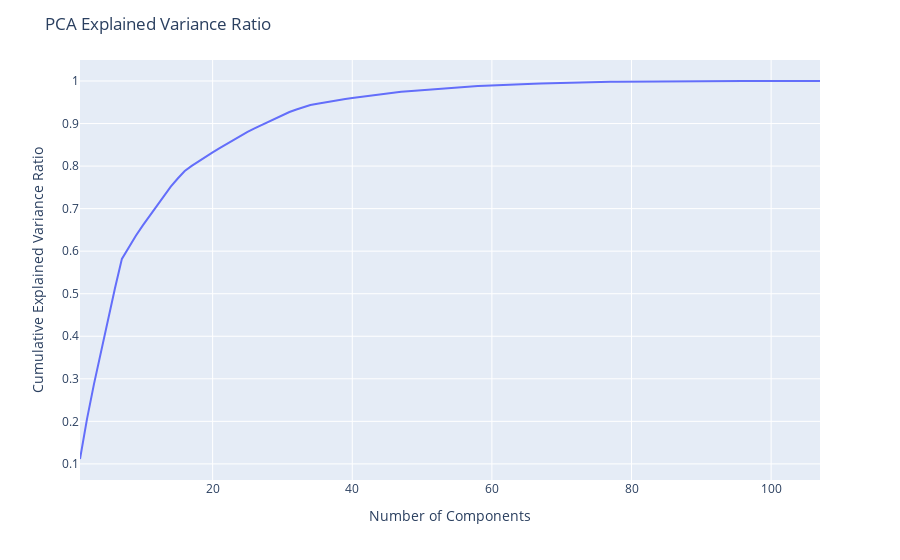

Notebook code for this chart:
### Markdown cell above
## Clustering

### Code cell
# PCA
pca = PCA().fit(X_scaled)
# plot in plotly
fig = px.line(x=range(1, len(pca.explained_variance_ratio_)+1), y=np.cumsum(pca.explained_variance_ratio_))
fig.update_layout(title='PCA Explained Variance Ratio')
fig.update_xaxes(title_text='Number of Components')
fig.update_yaxes(title_text='Cumulative Explained Variance Ratio')
fig.show()

### Figure 1 — Plotly figure (JSON) as saved in the notebook; plotly's stock layout.template omitted (floating-point values rounded to 4 significant figures)
{"data": [{"hovertemplate": "x=%{x}<br>y=%{y}<extra></extra>", "legendgroup": "", "line": {"color": "#636efa", "dash": "solid"}, "marker": {"symbol": "circle"}, "mode": "lines", "name": "", "orientation": "v", "showlegend": false, "type": "scatter", "x": [1, 2, 3, 4, 5, 6, 7, 8, 9, 10, 11, 12, 13, 14, 15, 16, 17, 18, 19, 20, 21, 22, 23, 24, 25, 26, 27, 28, 29, 30, 31, 32, 33, 34, 35, 36, 37, 38, 39, 40, 41, 42, 43, 44, 45, 46, 47, 48, 49, 50, 51, 52, 53, 54, 55, 56, 57, 58, 59, 60, 61, 62, 63, 64, 65, 66, 67, 68, 69, 70, 71, 72, 73, 74, 75, 76, 77, 78, 79, 80, 81, 82, 83, 84, 85, 86, 87, 88, 89, 90, 91, 92, 93, 94, 95, 96, 97, 98, 99, 100, 101, 102, 103, 104, 105, 106, 107], "xaxis": "x", "y": [0.1115, 0.2053, 0.2875, 0.3636, 0.4389, 0.5123, 0.5819, 0.6097, 0.6363, 0.6605, 0.6839, 0.7072, 0.73, 0.7516, 0.7709, 0.7883, 0.8004, 0.8117, 0.8224, 0.8324, 0.8423, 0.8522, 0.8617, 0.8712, 0.8803, 0.8887, 0.8967, 0.9046, 0.9123, 0.9199, 0.9272, 0.933, 0.9387, 0.9434, 0.9466, 0.9496, 0.9525, 0.955, 0.9574, 0.9598, 0.9621, 0.9643, 0.9666, 0.9688, 0.9709, 0.9728, 0.9746, 0.9761, 0.9775, 0.9788, 0.9801, 0.9814, 0.9826, 0.9838, 0.985, 0.986, 0.987, 0.988, 0.989, 0.9899, 0.9908, 0.9914, 0.992, 0.9926, 0.9931, 0.9937, 0.9942, 0.9948, 0.9953, 0.9957, 0.9962, 0.9966, 0.997, 0.9973, 0.9976, 0.9978, 0.998, 0.9982, 0.9984, 0.9986, 0.9987, 0.9989, 0.9991, 0.9992, 0.9993, 0.9994, 0.9995, 0.9995, 0.9996, 0.9997, 0.9998, 0.9999, 0.9999, 1.0, 1.0, 1.0, 1.0, 1.0, 1.0, 1.0, 1.0, 1.0, 1.0, 1.0, 1.0, 1.0, 1.0], "yaxis": "y"}], "layout": {"legend": {"tracegroupgap": 0}, "margin": {"t": 60}, "title": {"text": "PCA Explained Variance Ratio"}, "xaxis": {"anchor": "y", "domain": [0, 1], "title": {"text": "Number of Components"}}, "yaxis": {"anchor": "x", "domain": [0, 1], "title": {"text": "Cumulative Explained Variance Ratio"}}}}
